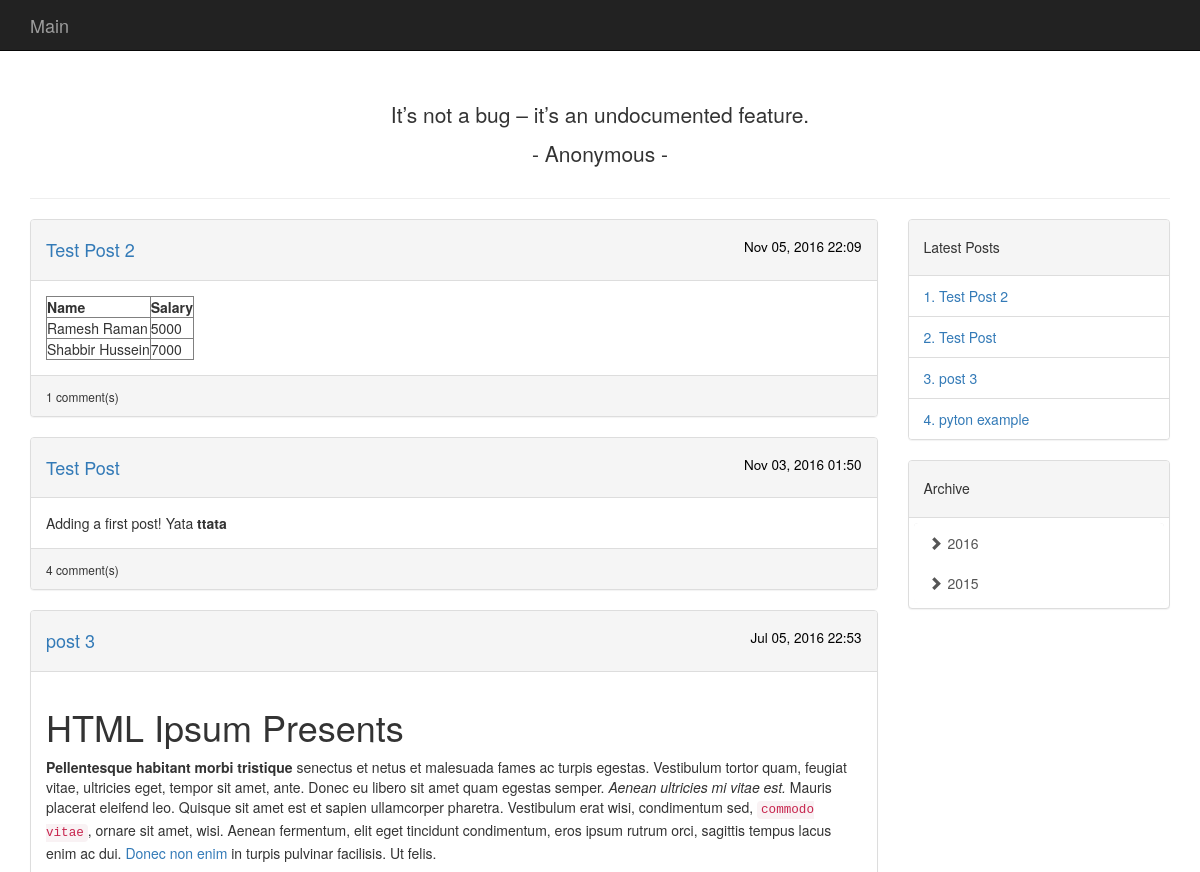
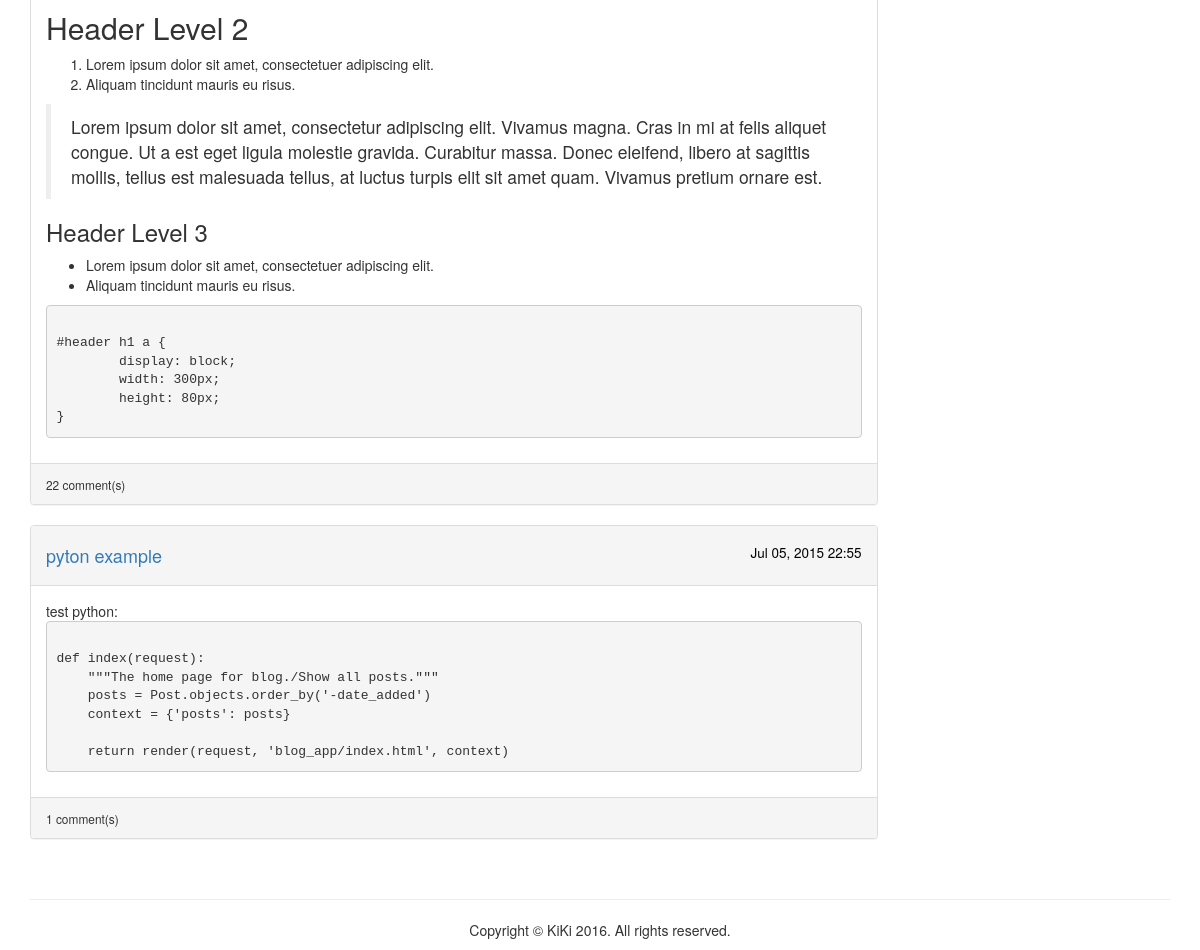
The page / on the database its author committed (2 pictures, top to bottom).
### blog_app/models.py (models this page shows, shortened)
class Post(models.Model):
    date_added = models.DateTimeField(auto_now_add=True)
    title = models.CharField(max_length=200)
    text = models.TextField()

### blog_app/views.py (the view)
# urls.py: url(r'^$', views.index, name='index'),
def index(request):
    posts = Post.objects.annotate(ccount=Count('comments')).order_by('-date_added')
    last_posts = get_latest_post()
    archive = get_archive()
    context = {'posts': posts, 'l_posts': last_posts, 'archive_tree': archive}
    return render(request, 'blog_app/index.html', context)

### blog_app/static/functions/queries.py (called while the page is built)
def get_latest_post():
    last5posts = Post.objects.defer("text").order_by('-date_added')[:5]
    return last5posts

### blog_app/templates/blog_app/index.html (shortened to what this page needs)
{% extends "blog_app/base.html" %}
{% block header %}
<div class="text-center lead">
    <div><p>It’s not a bug – it’s an undocumented feature. </p></div>
    <div>- Anonymous -</div>
</div>
{% endblock header %}
{% block content %}
{% for post in posts %}
<div class="panel panel-default">
    <div class="panel-heading">
        <h4>
            <a href="{% url 'blog_app:view_post' post.id %}" class="viewPost">{{post.title}}</a>
            <small class="pull-right" style="color: black">{{post.date_added|date:'M d, Y H:i'}}</small>
        </h4>
    </div>
    <div class="panel-body">
        {{post.text | safe}}
    </div>
    <div class="panel-footer">
        <small>{{post.ccount}} comment(s)</small>
    </div>
</div>
{%empty%}
<li>
    There are no added posts
</li>
{% endfor %}
<br/>
{% endblock content %}

### blog_app/templates/blog_app/latest_posts.html
<div class="panel panel-default">
    <div class="panel-heading">
        <h5>Latest Posts</h5>
    </div>
    <ul class="list-group">
        {% for l_post in l_posts %}
        <li class="list-group-item"><a href="{% url 'blog_app:view_post' l_post.id %}">{{ forloop.counter }}. {{l_post.title}}</a></li>
        {% empty %}
        <li class="list-group-item">
            No posts yet :(
        </li>
        {% endfor %}
    </ul>
</div>

### blog_app/static/styles/site.css (style rules this page uses)
body { margin-top: 60px; }
.list-group.list-group-root.well, .list-group { margin-bottom: 0px; }

### rows shown on the page
Post: title "Test Post 2", date_added "Nov 05, 2016 22:09", text "Name Salary Ramesh Raman 5000 Shabbir Hussein 7000", ccount "1"
Post: title "Test Post", date_added "Nov 03, 2016 01:50", text "Adding a first post! Yata ttata", ccount "4"
Post: title "post 3", date_added "Jul 05, 2016 22:53", text "HTML Ipsum Presents Pellentesque habitant morbi tristique senectus et netus et malesuada fames ac turpis egestas. Vestibulum tortor quam, feugiat vitae, ultricies eget, tempor sit amet, ante. Donec eu libero sit amet quam egestas semper. Aenean ultricies mi vitae est. Mauris placerat eleifend leo. Quisque sit amet est et sapien ullamcorper pharetra. Vestibulum erat wisi, condimentum sed, commodo vitae , ornare sit amet, wisi. Aenean fermentum, elit eget tincidunt condimentum, eros ipsum rutrum orci, sagittis tempus lacus enim ac dui. Donec non enim in turpis pulvinar facilisis. Ut felis. Header Level 2 Lorem ipsum dolor sit amet, consectetuer adipiscing elit. Aliquam tincidunt mauris eu…", ccount "22"
Post: title "pyton example", date_added "Jul 05, 2015 22:55", text "test python: def index(request): \"\"\"The home page for blog./Show all posts.\"\"\" posts = Post.objects.order_by('-date_added') context = {'posts': posts} return render(request, 'blog_app/index.html', context)", ccount "1"

### other values the page prints
{{ yearNode.year }} "2016" "2015"
